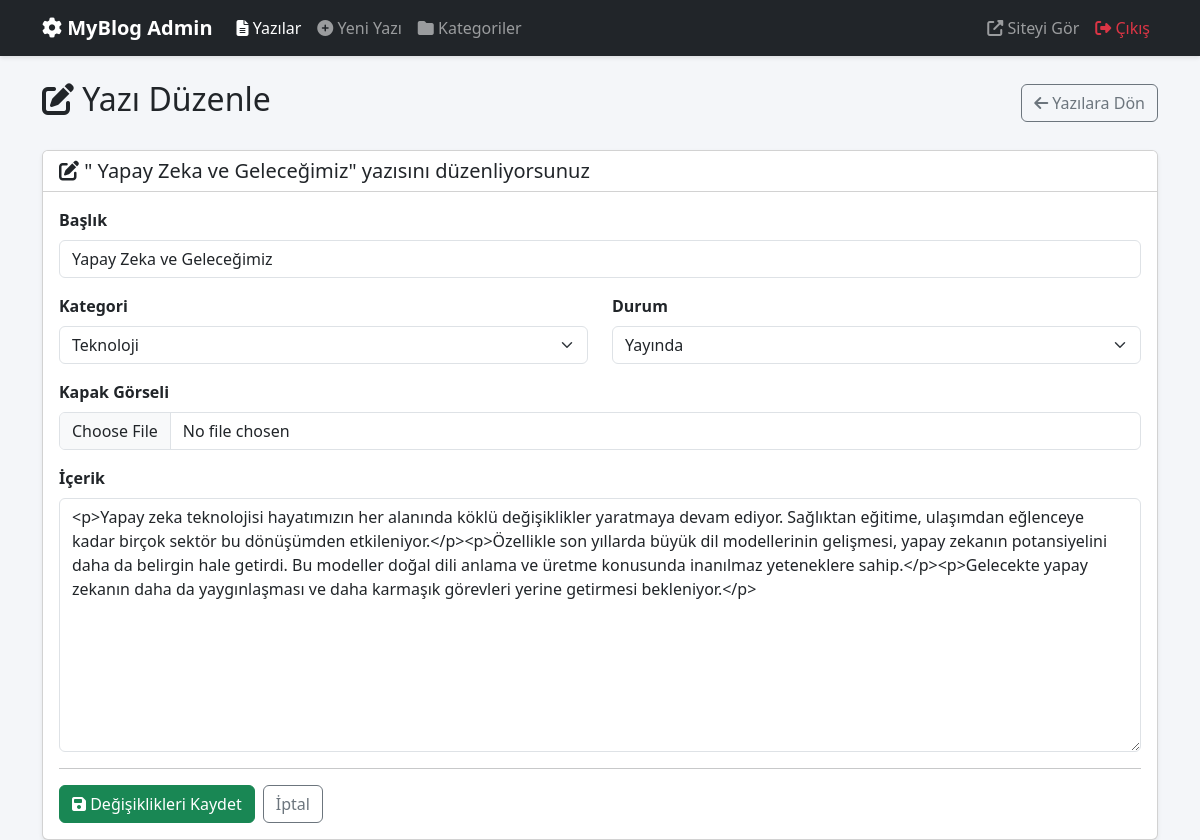
The page /admin/duzenle.php?id=1 (signed in) on the database its author committed.
### tables this page shows
CREATE TABLE IF NOT EXISTS posts (
    id INT AUTO_INCREMENT PRIMARY KEY,
    category_id INT,
    title VARCHAR(255) NOT NULL,
    slug VARCHAR(255) NOT NULL UNIQUE,
    content TEXT NOT NULL,
    image VARCHAR(255) DEFAULT NULL,
    status ENUM('published', 'draft') DEFAULT 'published',
    created_at TIMESTAMP DEFAULT CURRENT_TIMESTAMP,
    updated_at TIMESTAMP DEFAULT CURRENT_TIMESTAMP ON UPDATE CURRENT_TIMESTAMP,
    FOREIGN KEY (category_id) REFERENCES categories(id) ON DELETE SET NULL
);

CREATE TABLE IF NOT EXISTS categories (
    id INT AUTO_INCREMENT PRIMARY KEY,
    name VARCHAR(100) NOT NULL,
    slug VARCHAR(100) NOT NULL UNIQUE,
    created_at TIMESTAMP DEFAULT CURRENT_TIMESTAMP
);

### admin/duzenle.php (the view, shortened to what this page needs)
<?php
require_once __DIR__ . '/../config/db.php';
$id = isset($_GET['id']) ? (int) $_GET['id'] : 0;
$stmt = $pdo->prepare("SELECT * FROM posts WHERE id = ?");
$stmt->execute([$id]);
$post = $stmt->fetch();
$categories = $pdo->query("SELECT * FROM categories ORDER BY name")->fetchAll();
if ($_SERVER['REQUEST_METHOD'] === 'POST') {
    $title = trim($_POST['title'] ?? '');
    $content = trim($_POST['content'] ?? '');
    $category_id = (int) ($_POST['category_id'] ?? 0);
    $status = $_POST['status'] ?? 'draft';
    if (empty($title) || empty($content)) {
        $error = 'Başlık ve içerik alanları zorunludur.';
    } else {
        $imagePath = $post['image'];
        if (isset($_FILES['image']) && $_FILES['image']['error'] === UPLOAD_ERR_OK) {
            $uploadDir = __DIR__ . '/../uploads/';
            if (!is_dir($uploadDir)) {
                mkdir($uploadDir, 0755, true);
            }
            $ext = pathinfo($_FILES['image']['name'], PATHINFO_EXTENSION);
            $filename = uniqid('post_') . '.' . $ext;
            if (move_uploaded_file($_FILES['image']['tmp_name'], $uploadDir . $filename)) {
                if ($post['image'] && file_exists(__DIR__ . '/../' . $post['image'])) {
                    unlink(__DIR__ . '/../' . $post['image']);
                }
                $imagePath = 'uploads/' . $filename;
            }
        }
        $stmt = $pdo->prepare("UPDATE posts SET title = ?, content = ?, category_id = ?, image = ?, status = ?, updated_at = NOW() WHERE id = ?");
        $stmt->execute([$title, $content, $category_id ?: null, $imagePath, $status, $id]);
        header('Location: index.php?guncellendi=1');
        exit;
    }
} else {
    $title = $post['title'];
    $content = $post['content'];
    $category_id = $post['category_id'];
    $status = $post['status'];
}
?>
<!DOCTYPE html>
<html lang="tr">
<head>
    <link href="https://cdn.jsdelivr.net/npm/bootstrap@5.3.3/dist/css/bootstrap.min.css" rel="stylesheet">
    <link rel="stylesheet" href="https://cdnjs.cloudflare.com/ajax/libs/font-awesome/6.5.0/css/all.min.css">
</head>
<body>
    <nav class="navbar navbar-expand-lg navbar-dark bg-dark">
        <div class="container">
            <a class="navbar-brand fw-bold" href="index.php">
                <i class="fas fa-cog"></i> MyBlog Admin
            </a>
            <div class="collapse navbar-collapse" id="navMenu">
                <ul class="navbar-nav me-auto">
                    <li class="nav-item">
                        <a class="nav-link active" href="index.php"><i class="fas fa-file-alt"></i> Yazılar</a>
                    </li>
                    <li class="nav-item">
                        <a class="nav-link" href="ekle.php"><i class="fas fa-plus-circle"></i> Yeni Yazı</a>
                    </li>
                    <li class="nav-item">
                        <a class="nav-link" href="kategoriler.php"><i class="fas fa-folder"></i> Kategoriler</a>
                    </li>
                </ul>
                <ul class="navbar-nav">
                    <li class="nav-item">
                        <a class="nav-link" href="../index.php" target="_blank"><i class="fas fa-external-link-alt"></i>
                            Siteyi Gör</a>
                    </li>
                    <li class="nav-item">
                        <a class="nav-link text-danger" href="cikis.php"><i class="fas fa-sign-out-alt"></i> Çıkış</a>
                    </li>
                </ul>
            </div>
        </div>
    </nav>
    <div class="container mt-4">
        <div class="d-flex justify-content-between align-items-center mb-4">
            <h2><i class="fas fa-edit"></i> Yazı Düzenle</h2>
            <a href="index.php" class="btn btn-outline-secondary">
                <i class="fas fa-arrow-left"></i> Yazılara Dön
            </a>
        </div>
        <div class="card shadow-sm">
            <div class="card-header bg-white">
                <h5 class="mb-0"><i class="fas fa-edit"></i> "
                    <?= htmlspecialchars($post['title']) ?>" yazısını düzenliyorsunuz
                </h5>
            </div>
            <div class="card-body">
                <form method="POST" enctype="multipart/form-data">
                    <div class="mb-3">
                        <label for="title" class="form-label fw-semibold">Başlık</label>
                        <input type="text" class="form-control" id="title" name="title"
                            value="<?= htmlspecialchars($title) ?>" required>
                    </div>
                    <div class="row mb-3">
                        <div class="col-md-6">
                            <label for="category_id" class="form-label fw-semibold">Kategori</label>
                            <select class="form-select" id="category_id" name="category_id">
                                <?php foreach ($categories as $cat): ?>
                                    <option value="<?= $cat['id'] ?>" <?= $category_id == $cat['id'] ? 'selected' : '' ?>>
                                        <?= htmlspecialchars($cat['name']) ?>
                                    </option>
                                <?php endforeach; ?>
                            </select>
                        </div>
                        <div class="col-md-6">
                            <label for="status" class="form-label fw-semibold">Durum</label>
                            <select class="form-select" id="status" name="status">
                                <option value="published" <?= $status === 'published' ? 'selected' : '' ?>>Yayında</option>
                            </select>
                        </div>
                    </div>
                    <div class="mb-3">
                        <label for="image" class="form-label fw-semibold">
                            Kapak Görseli
                        </label>
                        <input type="file" class="form-control" id="image" name="image" accept="image/*">
                    </div>
                    <div class="mb-3">
                        <label for="content" class="form-label fw-semibold">İçerik</label>
                        <textarea class="form-control" id="content" name="content"
                            rows="10"><?= htmlspecialchars($content) ?></textarea>
                    </div>
                    <hr>
                    <div class="d-flex gap-2">
                        <button type="submit" class="btn btn-success">
                            <i class="fas fa-save"></i> Değişiklikleri Kaydet
                        </button>
                        <a href="index.php" class="btn btn-outline-secondary">İptal</a>
                    </div>
                </form>
            </div>
        </div>
    </div>
</body>
</html>

### admin/duzenle.php (style rules this page uses)
body { background-color: #f4f6f9; }
.navbar { box-shadow: 0 2px 4px rgba(0, 0, 0, 0.1); }

### rows shown on the page
posts: title "Yapay Zeka ve Geleceğimiz", category_id "Teknoloji", status "Yayında", content "<p>Yapay zeka teknolojisi hayatımızın her alanında köklü değişiklikler yaratmaya devam ediyor. Sağlıktan eğitime, ulaşımdan eğlenceye kadar birçok sektör bu dönüşümden etkileniyor.</p><p>Özellikle son yıllarda büyük dil modellerinin gelişmesi, yapay zekanın potansiyelini daha da belirgin hale getirdi. Bu modeller doğal dili anlama ve üretme konusunda inanılmaz yeteneklere sahip.</p><p>Gelecekte yapay zekanın daha da yaygınlaşması ve daha karmaşık görevleri yerine getirmesi bekleniyor.</p>"
